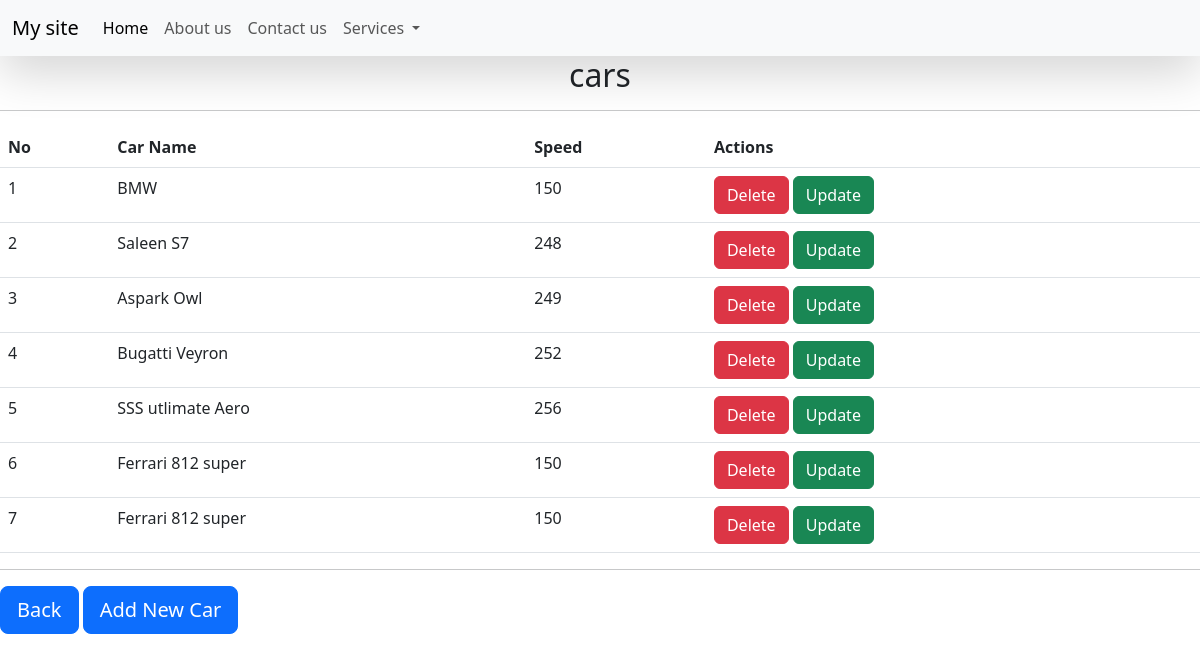
The page /car/ on the database its author committed.
### control/models.py (models this page shows, shortened)
class CAR(models.Model):
    car_name = models.CharField(max_length=50)
    speed = models.IntegerField(default=50)

### control/views.py (the view)
# urls.py: path('car/',views.car,name="car"),
def car(request):
    car = CAR.objects.all()
    context = {
        'cars':car
    }
    return render(request,"control/car.html",context)

### control/templates/control/car.html (shortened to what this page needs)
{% extends 'control/base_of_student.html' %}
{% block body %}
<h2 style="text-align: center;">cars</h2><hr>
<table class="table">
    <thead>
      <tr>
        <th scope="col">No</th>
        <th scope="col">Car Name</th>
        <th scope="col">Speed</th>
        <th scope="col">Actions</th>
      </tr>
    </thead>
    <tbody>
    {% for car in cars %}
      <tr>
        <td>{{forloop.counter}}</td>
        <td>{{car.car_name}}</td>
        <td>{{car.speed}}</td>
        <td>
          <a href="/delete_car/{{car.id}}" type="button" class="btn btn-danger">Delete</a>
          <a href="/update_car/{{car.id}}" type="button" class="btn btn-success">Update</a>
        </td>
    </tr>
    {% endfor %}
    </tbody>
  </table><hr>
  <a href="/" type="button" class="btn btn-primary btn-lg">Back</a>
<a href="/add_car" type="button" class="btn btn-primary btn-lg">Add New Car</a>
{% endblock body %}

### rows shown on the page
CAR: car_name "BMW", speed "150"
CAR: car_name "Saleen S7", speed "248"
CAR: car_name "Aspark Owl", speed "249"
CAR: car_name "Bugatti Veyron", speed "252"
CAR: car_name "SSS utlimate Aero", speed "256"
CAR: car_name "Ferrari 812 super", speed "150"
CAR: car_name "Ferrari 812 super", speed "150"
